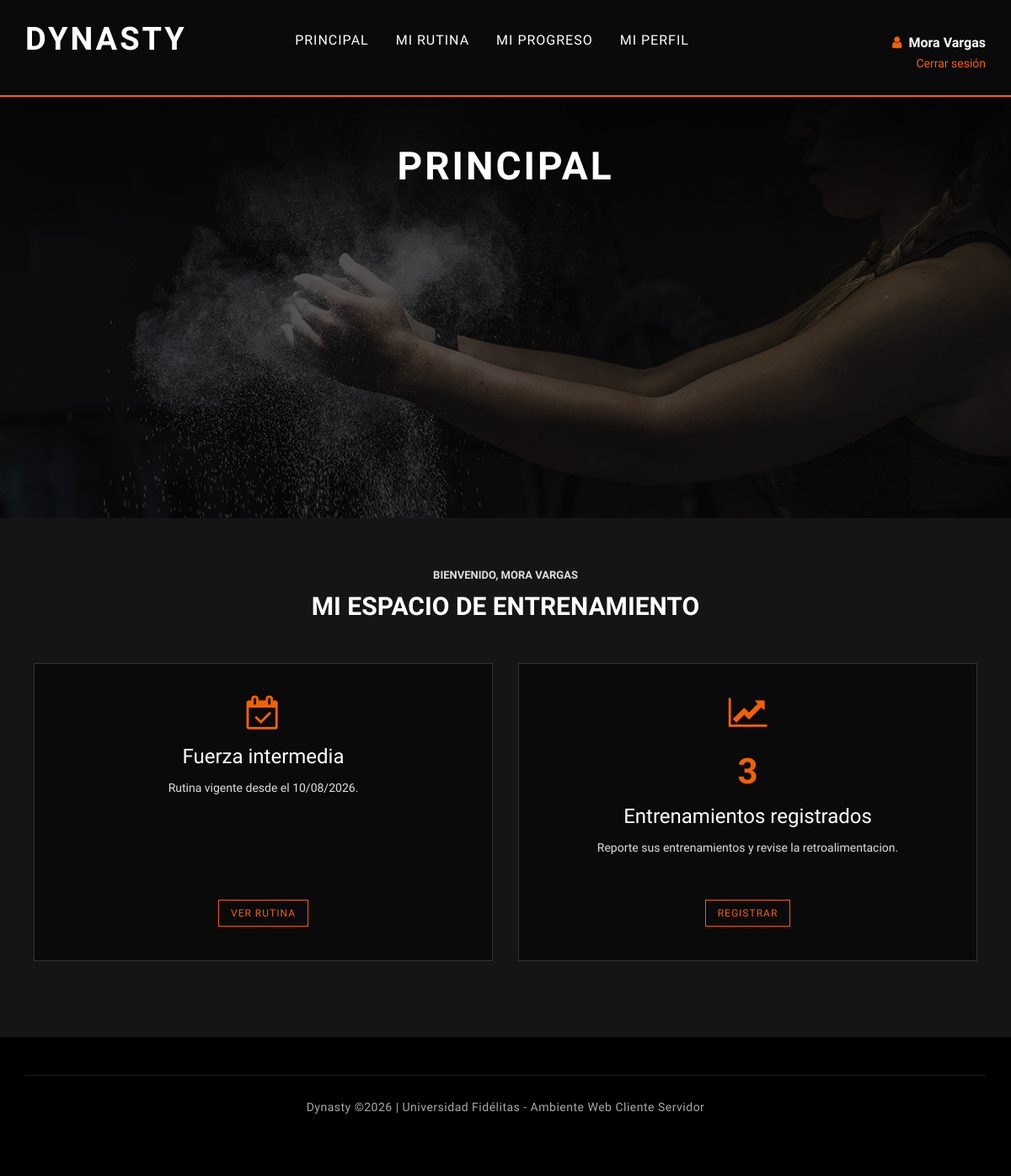
/DYNASTY_WEB_proyecto/View/vInicio/Principal.php (signed in), run on the app's committed database.
### tables this page shows
CREATE TABLE `asignacion_rutina` (
  `id_asignacion` int(10) unsigned NOT NULL AUTO_INCREMENT,
  `id_cliente` int(10) unsigned NOT NULL,
  `id_rutina` int(10) unsigned NOT NULL,
  `fecha_asignacion` date NOT NULL,
  `fecha_inicio` date NOT NULL,
  `fecha_fin` date DEFAULT NULL,
  `estado` varchar(20) NOT NULL DEFAULT 'PENDIENTE',
  `observacion_admin` varchar(300) DEFAULT NULL,
  PRIMARY KEY (`id_asignacion`),
  KEY `FK_asig_cliente` (`id_cliente`),
  KEY `FK_asig_rutina` (`id_rutina`),
  CONSTRAINT `FK_asig_cliente` FOREIGN KEY (`id_cliente`) REFERENCES `cliente` (`id_cliente`),
  CONSTRAINT `FK_asig_rutina` FOREIGN KEY (`id_rutina`) REFERENCES `rutina` (`id_rutina`),
  CONSTRAINT `CHK_asig_estado` CHECK (`estado` in ('PENDIENTE','EN_PROCESO','FINALIZADA','CANCELADA')),
  CONSTRAINT `CHK_asig_fechas` CHECK (`fecha_fin` is null or `fecha_fin` >= `fecha_inicio`)
);

CREATE TABLE `rutina` (
  `id_rutina` int(10) unsigned NOT NULL AUTO_INCREMENT,
  `nombre_rutina` varchar(120) NOT NULL,
  `objetivo` varchar(180) NOT NULL,
  `nivel` varchar(20) NOT NULL,
  `descripcion_general` varchar(500) DEFAULT NULL,
  `fecha_creacion` datetime NOT NULL DEFAULT current_timestamp(),
  `estado` tinyint(1) NOT NULL DEFAULT 1,
  PRIMARY KEY (`id_rutina`),
  CONSTRAINT `CHK_rutina_nivel` CHECK (`nivel` in ('PRINCIPIANTE','INTERMEDIO','AVANZADO'))
);

### DYNASTY_WEB_proyecto/Model/AsignacionModel.php (called while the page is built, shortened)
<?php
    function ConsultarAsignacionActivaClienteModel($idCliente)
    {
        try
        {
            $conn = OpenDB();
            $stmt = $conn -> prepare("CALL spConsultarAsignacionActivaCliente(?)");
            $stmt -> bind_param("i", $idCliente);
            $stmt -> execute();
            $response = $stmt -> get_result();
            $datos = null;
            while($fila = $response -> fetch_assoc())
            {
                $datos = $fila;
            }
            return $datos;
        }
        catch(Exception $e)
        {
            AddError($e, 'ConsultarAsignacionActivaClienteModel');
            return null;
        }
    }
    function ConsultarClientePorUsuarioModel($idUsuario)
    {
        try
        {
            $conn = OpenDB();
            $stmt = $conn -> prepare("CALL spConsultarClientePorUsuario(?)");
            $stmt -> bind_param("i", $idUsuario);
            $stmt -> execute();
            $response = $stmt -> get_result();
            $datos = null;
            while($fila = $response -> fetch_assoc())
            {
                $datos = $fila;
            }
            return $datos;
        }
        catch(Exception $e)
        {
            AddError($e, 'ConsultarClientePorUsuarioModel');
            return null;
        }
    }

### DYNASTY_WEB_proyecto/Controller/PrincipalController.php (called while the page is built, shortened)
<?php
    include_once $_SERVER['DOCUMENT_ROOT'] . '/Dynasty/DYNASTY_WEB_proyecto/Model/ResumenModel.php';
    include_once $_SERVER['DOCUMENT_ROOT'] . '/Dynasty/DYNASTY_WEB_proyecto/Model/AsignacionModel.php';
    include_once $_SERVER['DOCUMENT_ROOT'] . '/Dynasty/DYNASTY_WEB_proyecto/Model/ProgresoModel.php';
    function ConsultarResumenCliente()
    {
        $resumen = ["rutina" => null, "entrenamientos" => 0];
        $cliente = ConsultarClientePorUsuarioModel($_SESSION["IdUsuario"]);
        $resumen["rutina"]         = ConsultarAsignacionActivaClienteModel($cliente["id_cliente"]);
        $resumen["entrenamientos"] = count(ConsultarProgresoClienteModel($cliente["id_cliente"]));
        return $resumen;
    }

### DYNASTY_WEB_proyecto/Model/ProgresoModel.php (called while the page is built, shortened)
<?php
    function ConsultarProgresoClienteModel($idCliente)
    {
        try
        {
            $conn = OpenDB();
            $stmt = $conn -> prepare("CALL spConsultarProgresoCliente(?)");
            $stmt -> bind_param("i", $idCliente);
            $stmt -> execute();
            $response = $stmt -> get_result();
            $datos = [];
            while($fila = $response -> fetch_assoc())
            {
                $datos[] = $fila;
            }
            return $datos;
        }
        catch(Exception $e)
        {
            AddError($e, 'ConsultarProgresoClienteModel');
            return [];
        }
    }

### DYNASTY_WEB_proyecto/View/vInicio/Principal.php (the view, shortened to what this page needs)
<?php
    include_once $_SERVER['DOCUMENT_ROOT'] . '/Dynasty/DYNASTY_WEB_proyecto/Controller/PrincipalController.php';
    include_once $_SERVER['DOCUMENT_ROOT'] . '/Dynasty/DYNASTY_WEB_proyecto/View/LayoutInterno.php';
    $esAdmin = ($_SESSION["Rol"] == "ADMINISTRADOR");
    $resumen = $esAdmin ? ConsultarResumenPanel() : ConsultarResumenCliente();
?>
<!DOCTYPE html>
<html lang="es">
<body>
    <section class="seccion-sistema">
        <div class="container-fluid">
            <div class="row mb-4">
                <div class="col-12">
                    <div class="section-title">
                        <span>Bienvenido, <?= htmlspecialchars($_SESSION["NombreUsuario"]) ?></span>
                        <h2><?= $esAdmin ? "Panel administrativo" : "Mi espacio de entrenamiento" ?></h2>
                    </div>
                </div>
            </div>
            <?php if($esAdmin): ?>
            <div class="row g-cards">
                <div class="col-md-3 col-sm-6">
                    <div class="panel-card">
                        <i class="fa fa-users"></i>
                        <span class="numero"><?= $resumen["clientes"] ?></span>
                        <h4>Clientes activos</h4>
                        <p>Consulte, edite y administre los clientes registrados.</p>
                        <a href="/Dynasty/DYNASTY_WEB_proyecto/View/vCliente/GestionClientes.php" class="btn-accion">Gestionar</a>
                    </div>
                </div>
                <div class="col-md-3 col-sm-6">
                    <div class="panel-card">
                        <i class="fa fa-heartbeat"></i>
                        <span class="numero"><?= $resumen["ejercicios"] ?></span>
                        <h4>Ejercicios activos</h4>
                        <p>Administre el catalogo de ejercicios del sistema.</p>
                        <a href="/Dynasty/DYNASTY_WEB_proyecto/View/vEjercicio/GestionEjercicios.php" class="btn-accion">Gestionar</a>
                    </div>
                </div>
                <div class="col-md-3 col-sm-6">
                    <div class="panel-card">
                        <i class="fa fa-list-alt"></i>
                        <span class="numero"><?= $resumen["rutinas"] ?></span>
                        <h4>Rutinas activas</h4>
                        <p>Cree rutinas y defina sus ejercicios ordenados.</p>
                        <a href="/Dynasty/DYNASTY_WEB_proyecto/View/vRutina/GestionRutinas.php" class="btn-accion">Gestionar</a>
                    </div>
                </div>
                <div class="col-md-3 col-sm-6">
                    <div class="panel-card">
                        <i class="fa fa-calendar-check-o"></i>
                        <span class="numero"><?= $resumen["asignaciones"] ?></span>
                        <h4>Asignaciones en proceso</h4>
                        <p>Asigne rutinas y revise el progreso reportado.</p>
                        <a href="/Dynasty/DYNASTY_WEB_proyecto/View/vAsignacion/Asignaciones.php" class="btn-accion">Gestionar</a>
                    </div>
                </div>
            </div>
            <?php else: ?>
            <div class="row g-cards">
                <div class="col-md-6">
                    <div class="panel-card">
                        <i class="fa fa-calendar-check-o"></i>
                        <?php if($resumen["rutina"]): ?>
                            <h4><?= htmlspecialchars($resumen["rutina"]["nombre_rutina"]) ?></h4>
                            <p>
                                Rutina vigente desde el
                                <?= date("d/m/Y", strtotime($resumen["rutina"]["fecha_inicio"])) ?>.
                            </p>
                        <?php else: ?>
                            <h4>Mi rutina</h4>
                            <p>Todavia no tiene una rutina asignada por su entrenador.</p>
                        <?php endif; ?>
                        <a href="/Dynasty/DYNASTY_WEB_proyecto/View/vProgreso/MiRutina.php" class="btn-accion">Ver rutina</a>
                    </div>
                </div>
                <div class="col-md-6">
                    <div class="panel-card">
                        <i class="fa fa-line-chart"></i>
                        <span class="numero"><?= $resumen["entrenamientos"] ?></span>
                        <h4>Entrenamientos registrados</h4>
                        <p>Reporte sus entrenamientos y revise la retroalimentacion.</p>
                        <a href="/Dynasty/DYNASTY_WEB_proyecto/View/vProgreso/MiProgreso.php" class="btn-accion">Registrar</a>
                    </div>
                </div>
            </div>
            <?php endif; ?>
        </div>
    </section>
</body>
</html>

### DYNASTY_WEB_proyecto/css/style.css (style rules this page uses)
html, body { height: 100%; font-family: "Muli", sans-serif; -webkit-font-smoothing: antialiased; font-smoothing: antialiased; }
h1, h2, h3, h4, h5, h6 { margin: 0; color: #111111; font-weight: 400; font-family: "Oswald", sans-serif; }
h2 { font-size: 36px; }
h4 { font-size: 24px; }
p { font-size: 14px; font-family: "Muli", sans-serif; color: #a9a9a9; font-weight: 400; line-height: 24px; margin: 0 0 15px 0; }
.section-title { margin-bottom: 45px; text-align: center; }
.section-title span { font-size: 16px; color: #f36100; text-transform: uppercase; font-weight: 700; }
.section-title h2 { color: #ffffff; font-size: 32px; font-weight: 600; text-transform: uppercase; margin-top: 8px; }

### DYNASTY_WEB_proyecto/css/dynasty.css (style rules this page uses)
.seccion-sistema { background: #151515; padding: 60px 0 80px 0; min-height: 55vh; }
.panel-card { background: #0a0a0a; border: 1px solid #333333; padding: 30px; text-align: center; margin-bottom: 30px; transition: border-color .2s ease; }
.panel-card i { font-size: 40px; color: #f36100; margin-bottom: 15px; display: block; }
.panel-card h4 { color: #ffffff; margin-bottom: 10px; }
.panel-card p { color: #b9b9b9; font-size: 14px; margin-bottom: 18px; }
.panel-card .numero { font-size: 42px; font-weight: 700; color: #f36100; font-family: "Oswald", sans-serif; display: block; margin-bottom: 5px; }
.btn-accion { display: inline-block; padding: 6px 14px; font-size: 12px; text-transform: uppercase; letter-spacing: 1px; border: 1px solid #f36100; background: transparent; color: #f36100; cursor: pointer; margin: 2px; transition: all .2s ease; }
.seccion-sistema { padding: 55px 0 90px 0; }
.seccion-sistema .section-title { margin-bottom: 25px; }
.seccion-sistema .section-title h2 { font-size: 30px; }
.seccion-sistema .section-title span { font-size: 13px; }
.panel-card { padding: 38px 30px; }
.panel-card i { margin-bottom: 18px; }
.panel-card .numero { margin-bottom: 8px; }
.seccion-sistema .row.g-cards { display: flex; flex-wrap: wrap; }
.seccion-sistema .row.g-cards > [class*="col-"] { display: flex; }
.panel-card { display: flex; flex-direction: column; width: 100%; height: 100%; }
.panel-card p { flex-grow: 1; }
.panel-card .btn-accion { align-self: center; }
.seccion-sistema p, .auth-section p, .seccion-sistema li, .seccion-sistema td, .seccion-sistema span:not(.badge-estado):not(.numero):not(.estado-activo):not(.estado-inactivo) { color: #dedede; }
.seccion-sistema h3, .seccion-sistema h4, .seccion-sistema h5, .auth-card h3, .auth-card h4 { color: #ffffff; }
.seccion-sistema .container-fluid { max-width: 1720px; margin: 0 auto; padding-left: 40px; padding-right: 40px; }

### data on the page
asignacion_rutina: id_rutina.nombre_rutina "Fuerza intermedia", fecha_inicio "10/08/2026"

### other printed values
$nombre "Mora Vargas"
$titulo "PRINCIPAL"
$_SESSION["NombreUsuario"] "MORA VARGAS"
$resumen["entrenamientos"] "3"
